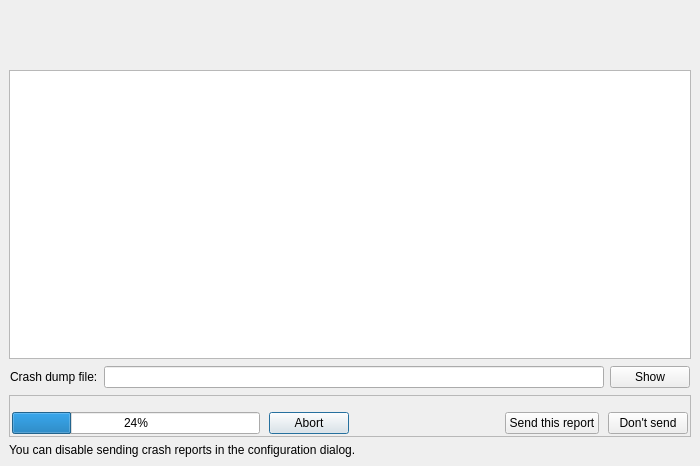
<?xml version="1.0" encoding="UTF-8"?>
<ui version="4.0">
 <class>CrashReporter</class>
 <widget class="QDialog" name="CrashReporter">
  <property name="windowModality">
   <enum>Qt::WindowModality::ApplicationModal</enum>
  </property>
  <property name="geometry">
   <rect>
    <x>0</x>
    <y>0</y>
    <width>700</width>
    <height>466</height>
   </rect>
  </property>
  <property name="sizePolicy">
   <sizepolicy hsizetype="Fixed" vsizetype="Fixed">
    <horstretch>0</horstretch>
    <verstretch>0</verstretch>
   </sizepolicy>
  </property>
  <property name="minimumSize">
   <size>
    <width>700</width>
    <height>0</height>
   </size>
  </property>
  <property name="windowTitle">
   <string>Tomahawk Crash Reporter</string>
  </property>
  <property name="modal">
   <bool>false</bool>
  </property>
  <layout class="QVBoxLayout">
   <property name="spacing">
    <number>6</number>
   </property>
   <property name="leftMargin">
    <number>9</number>
   </property>
   <property name="topMargin">
    <number>9</number>
   </property>
   <property name="rightMargin">
    <number>9</number>
   </property>
   <property name="bottomMargin">
    <number>9</number>
   </property>
   <item>
    <layout class="QHBoxLayout" name="hboxLayout">
     <property name="spacing">
      <number>12</number>
     </property>
     <property name="leftMargin">
      <number>0</number>
     </property>
     <property name="topMargin">
      <number>0</number>
     </property>
     <property name="rightMargin">
      <number>0</number>
     </property>
     <property name="bottomMargin">
      <number>0</number>
     </property>
     <item>
      <widget class="QLabel" name="logoLabel">
       <property name="sizePolicy">
        <sizepolicy hsizetype="Fixed" vsizetype="Fixed">
         <horstretch>0</horstretch>
         <verstretch>0</verstretch>
        </sizepolicy>
       </property>
       <property name="minimumSize">
        <size>
         <width>55</width>
         <height>55</height>
        </size>
       </property>
       <property name="maximumSize">
        <size>
         <width>55</width>
         <height>55</height>
        </size>
       </property>
       <property name="text">
        <string/>
       </property>
       <property name="alignment">
        <set>Qt::AlignmentFlag::AlignLeading|Qt::AlignmentFlag::AlignLeft|Qt::AlignmentFlag::AlignVCenter</set>
       </property>
      </widget>
     </item>
     <item>
      <widget class="QLabel" name="topLabel">
       <property name="sizePolicy">
        <sizepolicy hsizetype="Expanding" vsizetype="Fixed">
         <horstretch>0</horstretch>
         <verstretch>0</verstretch>
        </sizepolicy>
       </property>
       <property name="text">
        <string>&lt;html&gt;&lt;head/&gt;&lt;body&gt;&lt;p&gt;&lt;br/&gt;&lt;/p&gt;&lt;/body&gt;&lt;/html&gt;</string>
       </property>
       <property name="textFormat">
        <enum>Qt::TextFormat::RichText</enum>
       </property>
       <property name="wordWrap">
        <bool>true</bool>
       </property>
      </widget>
     </item>
     <item>
      <spacer>
       <property name="orientation">
        <enum>Qt::Orientation::Horizontal</enum>
       </property>
       <property name="sizeType">
        <enum>QSizePolicy::Policy::Fixed</enum>
       </property>
       <property name="sizeHint" stdset="0">
        <size>
         <width>6</width>
         <height>6</height>
        </size>
       </property>
      </spacer>
     </item>
    </layout>
   </item>
   <item>
    <widget class="QPlainTextEdit" name="commentTextEdit"/>
   </item>
   <item>
    <widget class="QFrame" name="frameDump">
     <layout class="QHBoxLayout" name="horizontalLayout_2">
      <property name="leftMargin">
       <number>1</number>
      </property>
      <property name="topMargin">
       <number>1</number>
      </property>
      <property name="rightMargin">
       <number>1</number>
      </property>
      <property name="bottomMargin">
       <number>1</number>
      </property>
      <item>
       <widget class="QLabel" name="label">
        <property name="text">
         <string>Crash dump file:</string>
        </property>
       </widget>
      </item>
      <item>
       <widget class="QLineEdit" name="edDumpFile">
        <property name="readOnly">
         <bool>true</bool>
        </property>
       </widget>
      </item>
      <item>
       <widget class="QPushButton" name="btnShow">
        <property name="text">
         <string>Show</string>
        </property>
       </widget>
      </item>
     </layout>
    </widget>
   </item>
   <item>
    <widget class="QFrame" name="frameSend">
     <property name="frameShape">
      <enum>QFrame::Shape::StyledPanel</enum>
     </property>
     <property name="frameShadow">
      <enum>QFrame::Shadow::Raised</enum>
     </property>
     <layout class="QVBoxLayout" name="verticalLayout">
      <property name="leftMargin">
       <number>1</number>
      </property>
      <property name="topMargin">
       <number>1</number>
      </property>
      <property name="rightMargin">
       <number>1</number>
      </property>
      <property name="bottomMargin">
       <number>1</number>
      </property>
      <item>
       <layout class="QVBoxLayout" name="vboxLayout1">
        <property name="spacing">
         <number>0</number>
        </property>
        <property name="leftMargin">
         <number>0</number>
        </property>
        <property name="topMargin">
         <number>0</number>
        </property>
        <property name="rightMargin">
         <number>0</number>
        </property>
        <property name="bottomMargin">
         <number>0</number>
        </property>
        <item>
         <widget class="QLabel" name="progressLabel">
          <property name="sizePolicy">
           <sizepolicy hsizetype="Expanding" vsizetype="Fixed">
            <horstretch>0</horstretch>
            <verstretch>0</verstretch>
           </sizepolicy>
          </property>
          <property name="text">
           <string/>
          </property>
          <property name="openExternalLinks">
           <bool>true</bool>
          </property>
          <property name="textInteractionFlags">
           <set>Qt::TextInteractionFlag::LinksAccessibleByMouse|Qt::TextInteractionFlag::TextSelectableByKeyboard|Qt::TextInteractionFlag::TextSelectableByMouse</set>
          </property>
         </widget>
        </item>
        <item>
         <layout class="QHBoxLayout" name="horizontalLayout">
          <property name="spacing">
           <number>0</number>
          </property>
          <item>
           <widget class="QWidget" name="progressBox" native="true">
            <layout class="QHBoxLayout">
             <property name="spacing">
              <number>9</number>
             </property>
             <property name="leftMargin">
              <number>1</number>
             </property>
             <property name="topMargin">
              <number>1</number>
             </property>
             <property name="rightMargin">
              <number>1</number>
             </property>
             <property name="bottomMargin">
              <number>1</number>
             </property>
             <item>
              <widget class="QProgressBar" name="progressBar">
               <property name="value">
                <number>24</number>
               </property>
               <property name="orientation">
                <enum>Qt::Orientation::Horizontal</enum>
               </property>
              </widget>
             </item>
             <item>
              <widget class="QPushButton" name="button">
               <property name="sizePolicy">
                <sizepolicy hsizetype="Fixed" vsizetype="Fixed">
                 <horstretch>0</horstretch>
                 <verstretch>0</verstretch>
                </sizepolicy>
               </property>
               <property name="text">
                <string>Abort</string>
               </property>
               <property name="default">
                <bool>true</bool>
               </property>
              </widget>
             </item>
            </layout>
           </widget>
          </item>
          <item>
           <widget class="QWidget" name="sendBox" native="true">
            <layout class="QHBoxLayout" name="_2">
             <property name="spacing">
              <number>9</number>
             </property>
             <property name="leftMargin">
              <number>1</number>
             </property>
             <property name="topMargin">
              <number>1</number>
             </property>
             <property name="rightMargin">
              <number>1</number>
             </property>
             <property name="bottomMargin">
              <number>1</number>
             </property>
             <item>
              <spacer name="horizontalSpacer">
               <property name="orientation">
                <enum>Qt::Orientation::Horizontal</enum>
               </property>
               <property name="sizeHint" stdset="0">
                <size>
                 <width>40</width>
                 <height>20</height>
                </size>
               </property>
              </spacer>
             </item>
             <item>
              <widget class="QPushButton" name="sendButton">
               <property name="text">
                <string>Send this report</string>
               </property>
              </widget>
             </item>
             <item>
              <widget class="QPushButton" name="dontSendButton">
               <property name="text">
                <string>Don't send</string>
               </property>
              </widget>
             </item>
            </layout>
           </widget>
          </item>
         </layout>
        </item>
       </layout>
      </item>
     </layout>
    </widget>
   </item>
   <item>
    <widget class="QLabel" name="bottomLabel">
     <property name="sizePolicy">
      <sizepolicy hsizetype="Fixed" vsizetype="Fixed">
       <horstretch>0</horstretch>
       <verstretch>0</verstretch>
      </sizepolicy>
     </property>
     <property name="text">
      <string>You can disable sending crash reports in the configuration dialog.</string>
     </property>
     <property name="textFormat">
      <enum>Qt::TextFormat::PlainText</enum>
     </property>
     <property name="wordWrap">
      <bool>false</bool>
     </property>
    </widget>
   </item>
  </layout>
 </widget>
 <resources/>
 <connections>
  <connection>
   <sender>dontSendButton</sender>
   <signal>clicked()</signal>
   <receiver>CrashReporter</receiver>
   <slot>reject()</slot>
   <hints>
    <hint type="sourcelabel">
     <x>380</x>
     <y>117</y>
    </hint>
    <hint type="destinationlabel">
     <x>218</x>
     <y>122</y>
    </hint>
   </hints>
  </connection>
  <connection>
   <sender>button</sender>
   <signal>clicked()</signal>
   <receiver>CrashReporter</receiver>
   <slot>accept()</slot>
   <hints>
    <hint type="sourcelabel">
     <x>426</x>
     <y>203</y>
    </hint>
    <hint type="destinationlabel">
     <x>247</x>
     <y>195</y>
    </hint>
   </hints>
  </connection>
 </connections>
</ui>
